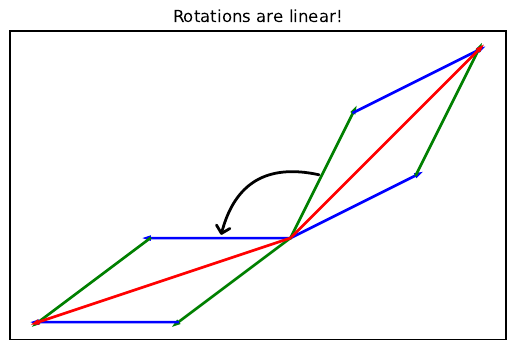

Reproduce this figure in Python.
import numpy as np
import matplotlib.pyplot as plt
import matplotlib.patches as patches

ax = plt.gca()
ax.set_aspect('equal')
ax.set_xticks([])
ax.set_yticks([])

x = np.array([[2], [1]])
y = np.array([[1], [2]])
e1 = np.array([[1], [0]])
z = x + y
orig = np.array([[0], [0]])
mat = 1 / np.sqrt(5) * np.array([[-2, -1], [1, -2]])

angleA = int(np.arccos(np.dot(y.T, e1)))

ax.arrow(orig[0, 0], orig[1, 0], x[0, 0], x[1, 0], color='blue', width=0.02)
ax.arrow(orig[0, 0], orig[1, 0], y[0, 0], y[1, 0], color='green', width=0.02)
ax.arrow(x[0, 0], x[1, 0], y[0, 0], y[1, 0], color='green', width=0.02)
ax.arrow(y[0, 0], y[1, 0], x[0, 0], x[1, 0], color='blue', width=0.02)
ax.arrow(orig[0, 0], orig[1, 0], z[0, 0], z[1, 0], color='red', width=0.02)

ax.arrow((np.dot(mat, orig))[0, 0], (np.dot(mat, orig))[
         1, 0], (np.dot(mat, x))[0, 0], (np.dot(mat, x))[1, 0], color='blue', width=0.02)
ax.arrow((np.dot(mat, orig))[0, 0], (np.dot(mat, orig))[
         1, 0], (np.dot(mat, y))[0, 0], (np.dot(mat, y))[1, 0], color='green', width=0.02)
ax.arrow((np.dot(mat, x))[0, 0], (np.dot(mat, x))[
         1, 0], (np.dot(mat, y))[0, 0], (np.dot(mat, y))[1, 0], color='green', width=0.02)
ax.arrow((np.dot(mat, y))[0, 0], (np.dot(mat, y))[1, 0], (np.dot(mat, x))[0, 0],
         (np.dot(mat, x))[1, 0], color='blue', width=0.02)
ax.arrow((np.dot(mat, orig))[0, 0], (np.dot(mat, orig))[
         1, 0], (np.dot(mat, z))[0, 0], (np.dot(mat, z))[1, 0], color='red', width=0.02)

arr = patches.FancyArrowPatch(posA=(0.5 * y[0, 0], 0.5 * y[1, 0]),
                              posB=(0.5 * np.dot(mat, x)[0, 0],
                                    0.5 * np.dot(mat, x)[1, 0]),
                              connectionstyle='arc3,rad=.5',
                              arrowstyle='->,head_width=5,head_length=5',
                              linewidth=2)

ax.add_patch(arr)
plt.title('Rotations are linear!')
plt.savefig('rotation.pdf', format='pdf', bbox_inches='tight')
plt.show()
